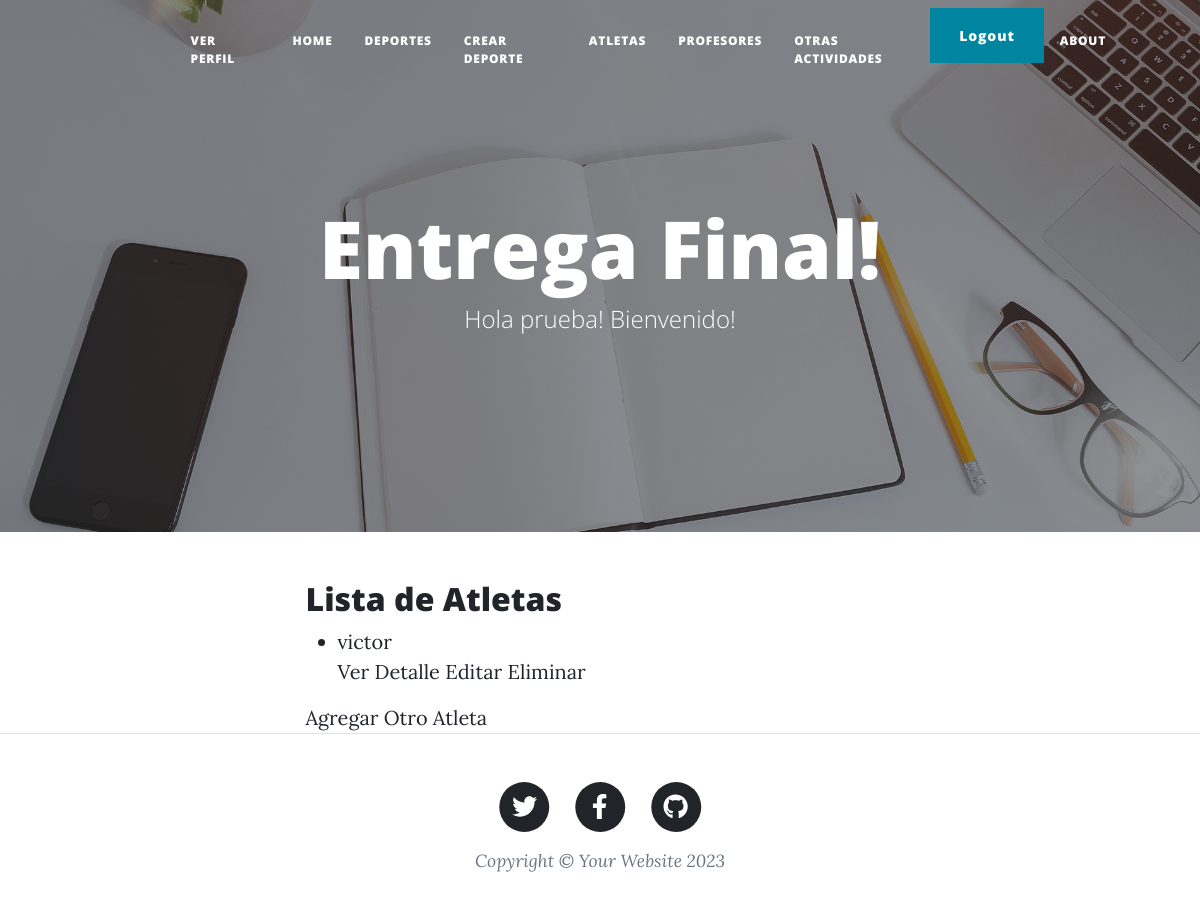
Page /listar-atletas/ (signed in) on the earlier database version.
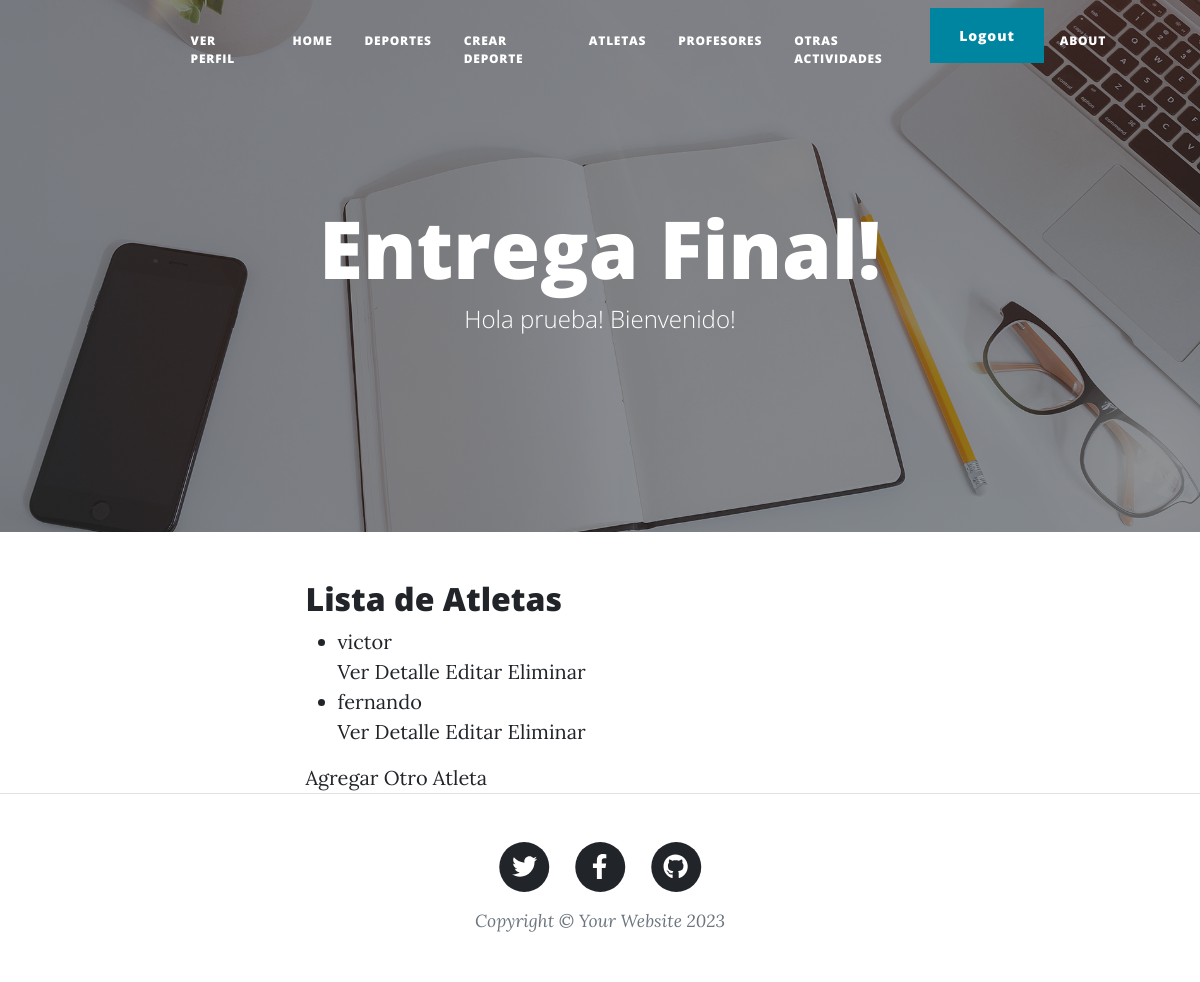
Same page on the later database version.
### mi_primer_app/models.py (models this page shows, shortened)
class Atleta(models.Model):
    nombre = models.CharField(max_length=100)
    apellido = models.CharField(max_length=100)
    email = models.EmailField(unique=True)
    edad = models.IntegerField()
    deporte =models.CharField(max_length=100)
    fecha_inscripcion = models.DateField(auto_now_add=True)

### mi_primer_app/views.py (the view)
# urls.py: path('listar-atletas/', AtletaListView.as_view(), name='listar-atletas'),
class AtletaListView(ListView):
     model = Atleta
     template_name = 'mi_primer_app/listar_atletas.html'
     context_object_name = 'atletas'

### mi_primer_app/templates/mi_primer_app/listar_atletas.html
{% extends "padre.html" %}
{% block content %}
<h2> Lista de Atletas </h2>
<ul>
    {% for atleta in atletas %}
          <li>{{ atleta.nombre }}</li>
        <a href="{% url 'detalle-atleta' atleta.pk %}">Ver Detalle</a>
        <a href="{% url 'editar-atleta' atleta.pk %}">Editar</a>
        <a href="{% url 'eliminar-atleta' atleta.pk %}">Eliminar</a>
    {% empty %}
          <li>No hay Atletas anotados.</li>
    {% endfor %}
</ul>
<a href="{% url 'crear-atleta' %}">Agregar Otro Atleta</a>
{% endblock %}

Differences in the rows shown:
added Atleta: nombre "fernando"
